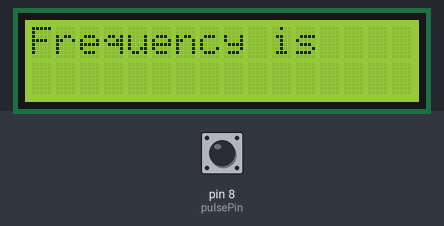
Simulated run of this sketch. Board: Arduino Uno, built with avr-gcc and run on an emulated ATmega328P. Shown: 16×2 character LCD. Inputs (shaded band) come from the test bench; at power-on: pin 8 (pulsePin) LOW.

Above: at 3.2 s.
3.3 s: pin 8 (pulsePin) pulsed HIGH 2 times (0.12 s each, 0.3 s apart)
At 4.0 s:
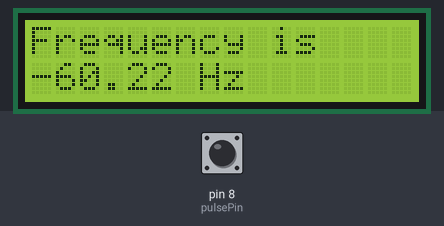
6.9 s: pin 8 (pulsePin) pulled HIGH for 0.15 s
At 8.4 s:
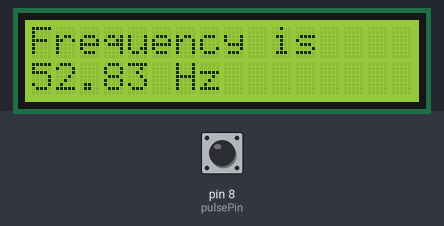
Timing chart, 0 to 9.9 s (numbered marks = the images above; inputs shaded):
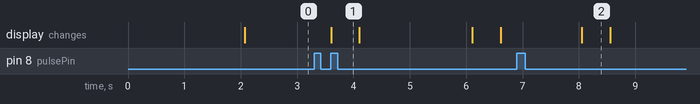

The sketch:

Arduino_Frequency_Counter.ino
```cpp
/*  Arduino Powered
 *  Frequency Counter
 *  learnelectronics
 *  09 Jan 17
 *
 *  If'n she don't work, make sure
 *  all grounds are commoned
 */


#include <LiquidCrystal.h>
//---------------------------------------------------------------
LiquidCrystal lcd(4, 6, 10, 11, 12, 13);

const int pulsePin = 8;                 // Signal In

int pulseHigh;                           // Pulse High Time in uS
int pulseLow;                            // Pulse Low time in uS
float pulseTotal;                        // Total of high & low times
float frequency;                         // Calculated Frequency
//---------------------------------------------------------------
void setup()
{
    pinMode(pulsePin,INPUT);              //Set pin 8 for Input
    lcd.begin(16, 2);                     //Activate the LCD
    lcd.setCursor(0,0);                   //Set cursor to top line full left
    lcd.print("Arduino Powered");         //splash screen
    lcd.setCursor(0,1);                   //second line full left
    lcd.print("  Freq Counter  ");         // more splash
    delay(2000);                          //take a break
}

//---------------------------------------------------------------
void loop()
{
    lcd.setCursor(0,0);                   //Set cursor to top line full left
    lcd.print("Frequency is    ");        //User Interface
    lcd.setCursor(0,1);                   //drop down one line
    lcd.print("                ");        //clear from previous

    pulseHigh = pulseIn(pulsePin,HIGH);   //get the high
    pulseLow = pulseIn(pulsePin,LOW);     //get the low

    pulseTotal = pulseHigh + pulseLow;    // add em up
    frequency=1000000/pulseTotal;         // convert to Hz with MATH!

    lcd.setCursor(0,1);                   //second line
    lcd.print(frequency);                 //print the freq to LCD
    lcd.print(" Hz");                     //print units
    delay(500);                           //take a break
}
```

Measured:
- after the input at 3.3 s, the display: changes after 0.30 s (image 1)
- after the input at 6.9 s, the display: changes after 1.2 s (image 2)
- what the display in image 2 shows lasts 0.5 s, from 8.1 s to 8.6 s
